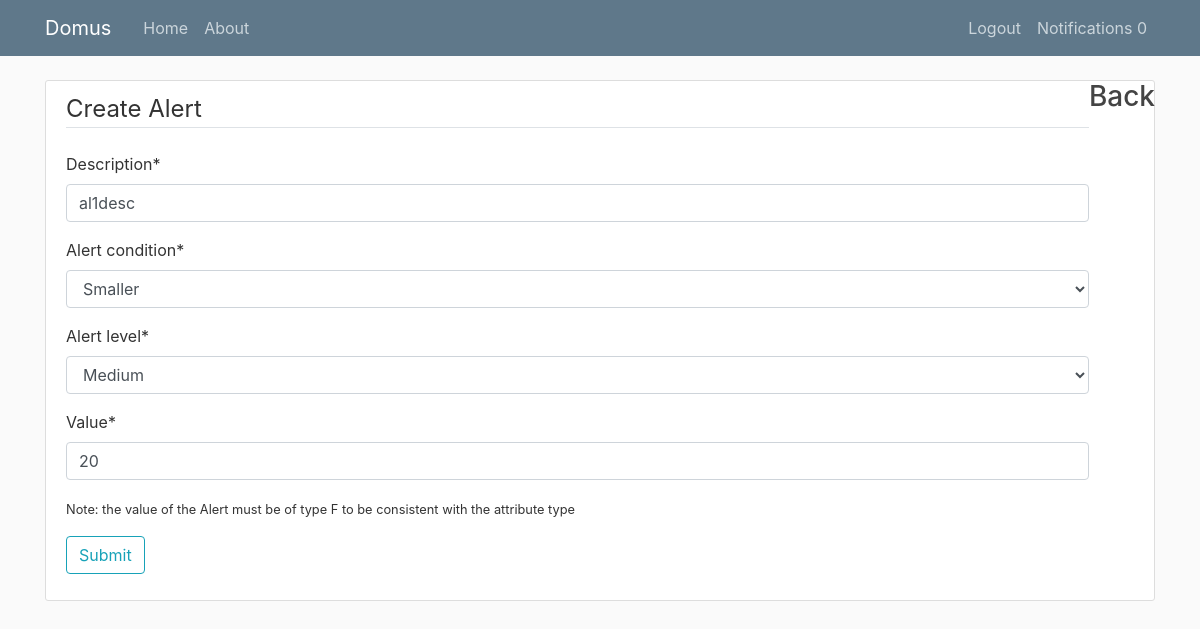
The page /category/24/device/41/alerts/4/update/ (signed in) on the database its author committed.
### devices/models.py (models this page shows)
class UserProfile(models.Model):
    user = models.OneToOneField(User,on_delete=models.CASCADE)
    unreaded_notifications = models.IntegerField()

class Alert(models.Model):
    device = models.ForeignKey(Device,on_delete=models.CASCADE)
    attribute = models.ForeignKey(StateAttribute,on_delete=models.CASCADE)
    user = models.ForeignKey(User,on_delete=models.CASCADE)
    description = models.CharField(max_length=250)
    alert_condition = models.CharField(
        max_length = 1,
        choices = ALERT_CONDITIONS,
        default = CONDITION_EQUAL
    )
    alert_level = models.CharField(
        max_length = 3,
        choices = ALERT_LEVELS,
        default = ALERT_LEVEL_MID
    )
    value = models.CharField(max_length=30)

### devices/views.py (the view, shortened to what this page needs)
# urls.py: path('category/<int:catpk>/device/<int:devpk>/alerts/<int:pk>/update/',AlertUpdateView.as_view(),name='updatealert'),
class AlertUpdateView(SuccessMessageMixin,LoginRequiredMixin,UserPassesTestMixin,UpdateView):
    model = Alert
    fields = ['description','alert_condition','alert_level','value']
    success_url= '/userDevices/'
    success_message = 'Alert successfully updated'
    def test_func(self):
        dev = get_object_or_404(Device, id=self.kwargs.get('devpk'))
        cat = get_object_or_404(Category, id=self.kwargs.get('catpk'), devices=dev)
        if self.request.user == cat.owner:
            return True
        return False
    def get_context_data(self, **kwargs):
        context = super().get_context_data(**kwargs)
        context['catid']=self.kwargs.get('catpk')
        context['devid']=self.kwargs.get('devpk')
        alert = get_object_or_404(Alert,id=self.kwargs.get('pk'))
        att = alert.attribute
        context['atttype'] = att.data_type
        return context

### devices/templates/devices/alert_form.html (shortened to what this page needs)
{% extends "devices/base.html" %}
{% load crispy_forms_tags %}
{% block content %}
<div class="float-right"> <a href="{% url 'device' catid devid %}"><h3>Back</h3></a></div>
    <div class="content-section">
        <form method ="POST">
            <fieldset class ="form-group">
                <legend class="border-bottom mb-4">Create Alert</legend>
                {{ form|crispy }}
                <div><small>Note: the value of the Alert must be of type {{ atttype }} to be consistent with the attribute type</small></div>
            </fieldset>
            <div class="form-group">
                <button class="btn btn-outline-info" type="submit">Submit</button>
            </div>
        </form>
    </div>
{% endblock content %}

### devices/templates/devices/base.html (shortened to what this page needs)
{% load static %}
<!DOCTYPE html>
<html>
    <head>
        <link rel="stylesheet" href="https://maxcdn.bootstrapcdn.com/bootstrap/4.0.0/css/bootstrap.min.css">
        <link rel="stylesheet" type="text/css" href="{% static 'devices/main.css' %} ">
    </head>
    <body>
        <header class="site-header">
            <nav class="navbar navbar-expand-md navbar-dark bg-steel fixed-top">
                <div class="container">
                    <a class="navbar-brand mr-4" href="{% url 'home' %}">Domus</a>
                    <div class="collapse navbar-collapse" id="navbarToggle">
                        <div class="navbar-nav mr-auto">
                        <a class="nav-item nav-link" href="{% url 'home' %}">Home</a>
                        <a class="nav-item nav-link" href="{% url 'about-page' %}">About</a>
                        </div>
                        <div class="navbar-nav">
                        {% if user.is_authenticated %}
                        <a class="nav-item nav-link" href="{% url 'logout' %}">Logout</a>
                        <a class="nav-item nav-link" href="{% url 'notifications' %}">Notifications {{ user.userprofile.unreaded_notifications }}</a>
                        {% else %}
                        <a class="nav-item nav-link" href="{% url 'login' %}">Login</a>
                        <a class="nav-item nav-link" href="{% url 'register' %}">Register</a>
                        {% endif %}
                        </div>
                    </div>
                </div>
            </nav>
        </header>
        <main role="main" class="container">
        <div class="row">
            <div class="col-md-12">
            {% block content %}{% endblock %}
            </div>
        </div>
        </main>
    </body>
</html>

### devices/static/devices/main.css (style rules this page uses)
body { background: #fafafa; color: #333333; margin-top: 5rem; }
h1, h2, h3, h4, h5, h6 { color: #444444; }
.bg-steel { background-color: #5f788a; }
.site-header .navbar-nav .nav-link { color: #cbd5db; }
.content-section { background: #ffffff; padding: 10px 20px; border: 1px solid #dddddd; border-radius: 3px; margin-bottom: 20px; }

### rows shown on the page
Alert: description "al1desc", alert_condition "Smaller", alert_level "Medium", value "20"

### other values the page prints
{{ user.userprofile.unreaded_notifications }} "0"
{{ atttype }} "F"
